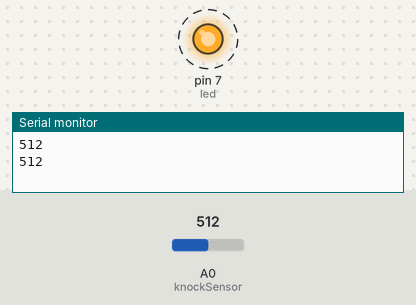
Recording of a sketch running on a simulated Arduino Uno, built with avr-gcc and run on an emulated ATmega328P. On the bench: output pins drawn as LEDs (lit = HIGH), the last lines printed to the serial monitor. Dashed ring = blinking. The test bench sets the inputs (shaded band); at power-on: A0 (knockSensor) = 512.

Above: at 2.8 s.
2.9 s: A0 (knockSensor) set to 3
8.9 s: A0 (knockSensor) set to 0
At 11.0 s:
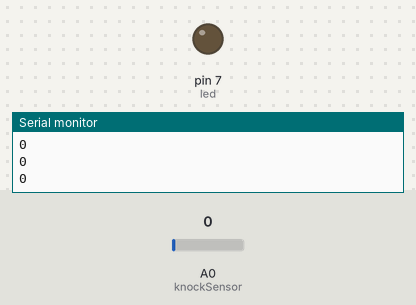
11.6 s: A0 (knockSensor) set to 122
At 11.9 s:
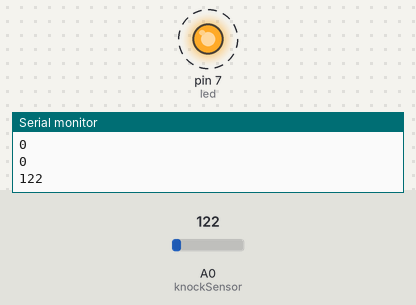
Timing chart, 0 to 23.1 s (numbered marks = the images above; inputs shaded):
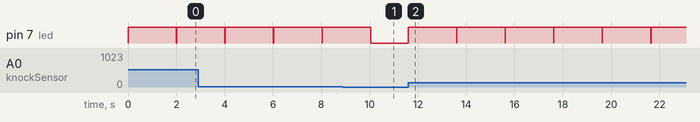

Measured:
- the behaviour switches between 2 and 1 on A0 (knockSensor) (found by bisection; images 0 and 1)
- after the input at 8.9 s, pin 7 (led): goes on until 10.0 s, then stays LOW
- after the input at 11.6 s, pin 7 (led): alternates HIGH for 2.0 s and LOW for 0.01 s, starting at once
- by itself, pin 7 (led): alternates HIGH for 2.0 s and LOW for 0.01 s

The sketch:

peizo_input-led_output.ino
```cpp
const int knockSensor = A0; // the piezo is connected to analog pin 0
int led = 7;


// these variables will change:
int sensorReading ;      // variable to store the value read from the sensor pin

void setup() {
  pinMode  (led , OUTPUT);
  Serial.begin(9600);       // use the serial port
}

void loop() {

  sensorReading = analogRead(knockSensor);
  Serial.println(sensorReading);
  if (sensorReading >= 2)
    { digitalWrite (led, HIGH );
    delay (2000);
    digitalWrite (led, LOW);}


delay(10);  // delay to avoid overloading the serial port buffer
}
```
